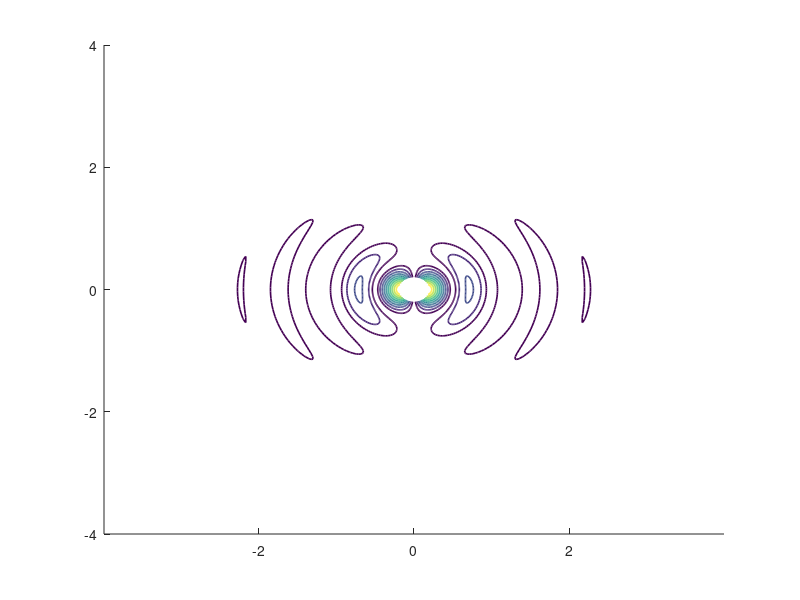

Recreate this plot in MATLAB. (Note: this script raises an error after producing the figure.)
% cemDipoleRadiatingE.m

% ELECTRIC DIPOLE RADIATION
%   GENERATION OF ELECTROMAGNETIC WAVES

% Ian Cooper
% email: matlabvisualphysics@gmail.com
% 220815 / Matlab version R2021b

% DOING PHYSICS WITH MATLAB 
%    https://d-arora.github.io/Doing-Physics-With-Matlab/
% Notes
%    https://d-arora.github.io/Doing-Physics-With-Matlab/mpDocs/cemEDR.htm
% SCRIPTS
%    https://github.com/D-Arora/Doing-Physics-With-Matlab/tree/master/mpScripts
%    




close all
clc
clear

% Speed of light
 c = 2.99792458e8;

% Time t0
  t0 = 0e-9;

% wavelength wL / propagation constant k /
% freq f / period / ang freq  w / w*t
  wL =  1;
  k = 2*pi/wL;
  f = c/wL;
  T = 1/f;
  w = 2*pi*f;
  wt = w*t0;

% Grid
% polar angle p P  (elevation)  cos(theta) = sin(p) sin(theta) = cos(p) 
% radial displacement r R
  N = 195;
  phi = pi/2;         % Azimuthal angle
  r1 = 0.2; r2 = 4;   % Radial displacement limits
  th = linspace(-pi,pi,N);    % polar angle theta
  r  = linspace(r1,r2,N);
    [R, TH] = meshgrid(r,th);
    Y = R.*sin(TH);
    Z = R.*cos(TH);
    
% Setup

  wt = w*t0;
  kR = k.*R;

% Electric field Polar component & Cartesian compoents
  Ep = -(sin(TH)./R) .* sin(kR - wt);
  Ex = cos(phi).*cos(TH).*Ep;
  Ey = sin(phi).*cos(TH).*Ep;
  Ez = -sin(TH).*Ep;
  E = sqrt(Ey.^2 + Ez.^2);

% Magnetic field
  theta = pi/2;
  phi = linspace(0,2*pi,N);
  [R, PHI] = meshgrid(r,phi);

  Bx = sin(PHI) .* sin(theta)./R.^2 .* (sin(kR - wt) - kR.*cos(kR - wt));
  By = cos(PHI) .* sin(theta)./R.^2 .* (sin(kR - wt) - kR.*cos(kR - wt));
  B = sin(theta)./R.^2 .* (sin(kR - wt) - kR.*cos(kR - wt));
  xx = R.* sin(PHI);
  yy = R.*cos(PHI);

% GRAPHICS  ========================================================
figure(1)
    set(gcf,'Units','normalized');
    set(gcf,'Position',[0.1 0.1 0.25,0.35])
hold on
    contour(Y,Z,E,10,'linewidth',1.2)  
   % contourf(Y,Z,E.^0.2,12,'linewidth',1.2)
   % surf(Y,Z,E.^0.2)
     
    shading interp
    colormap("parula")
    hbar = colorbar;
    set(hbar,'Ticks', [ ])

    hold on
    

%         a = 1:12:N; b = 1:12:N;
%         [A,B] = meshgrid(a,b);
%     for ny = 1:length(a)
%     for nz = 1: length(a)    
%         yD = Y(a(ny),b(nz)); zD = Z(a(ny),b(nz)) ;
%         if abs(yD) > 0.5 && abs(zD) > 0.5
%         ED = E(a(ny),b(nz));
%         EDy = Ey(a(ny),b(nz));
%         EDz = Ez(a(ny),b(nz));
%         Dangle = atan2(EDz,EDy);
%         zT = yD+1i*zD; 
%         DrawArrow(zT,0.3,Dangle,0.15,0.1,2,[0 0 1])
%         end
%     end
%     end
%        DrawArrow(-0.5i,1,pi/2,0.20,0.2,4,[1 0 0])

    axis square
    xticks(-4:1:4); yticks(-4:1:4)
    xlim([-4 4])
    box on
    xlabel('y  [ m ]');  ylabel('z  [ m ]')
     title('Electric Field E')
    set(gca,'FontSize',12)

% 22222222222222222222222222222222222222222222222222222222222222222222
figure(2)
     set(gcf,'Units','normalized');
     set(gcf,'Position',[0.36 0.1 0.25,0.30])

    pcolor(xx,yy,B)
    shading interp
     colormap("parula")
    hbar = colorbar;
    set(hbar,'Ticks', [ ])
    xticks(-4:1:4); yticks(-4:1:4)
    xlim([-4 4])
    box on
    xlabel('x  [ m ]');  ylabel('y  [ m ]')
    title('Magnetic Field B')
    set(gca,'FontSize',12)
    axis square

%%  3333333333333333333333333333333333333333333333333333333333333333333
figure(3)
     set(gcf,'Units','normalized');
     set(gcf,'Position',[0.63 0.1 0.20,0.50])

     subplot(2,1,1)
     xP = [0 2]; yP = [0 2.5];
     plot(xP,yP,'k','linewidth',1)
     hold on
     zT = 2+2.5i; zTmag = 1.3; zTA = atan2(2.5,2);
     HL = 0.2; HW = 0.2; LW = 2; col = [1 0 0];
     DrawArrow(zT, zTmag, zTA, HL, HW, LW, col)  % S

     zT = 2+2.5i; zTmag = 1.3; zTA = pi/2+atan2(2.5,2);
     HL = 0.2; HW = 0.2; LW = 2; col = [0 0 1];
     DrawArrow(zT, zTmag, zTA, HL, HW, LW, col)  % B

     plot(2,2.5,'kx','markersize',20,'LineWidth',4);
    
     text(2.4,2.4,'E','FontWeight','bold','FontSize',14)
     text(0.4,3.4,'B','FontWeight','bold','FontSize',14,'Color','b')
     text(3.0,3.52,'S','FontWeight','bold','FontSize',14,'Color','r')
     xlim([-1 4]); ylim([-1 4])
     xticks(-1:1:4); yticks(-1:1:4)
     xlabel('y');  ylabel('z')
     set(gca,'FontSize',12)
     grid on, box on
     axis square

 subplot(2,1,2)
     A = linspace(0,2*pi,199);
     xP = cos(A); yP = sin(A);
     plot(xP,yP,'k','linewidth',1)
     hold on
     xP = [0 1]; yP = [0 0];
     plot(xP,yP,'k','linewidth',1)
     zT = 1+0i; zTmag = 1; zTA = 0; HL = 0.2; HW = 0.2; LW = 2; col = [1 0 0];
     DrawArrow(zT, zTmag, zTA, HL, HW, LW, col)  % S
     zT = 1+0i; zTmag = 1; zTA = pi/2; HL = 0.2; HW = 0.2; LW = 2; col = [0 0 1];
     DrawArrow(zT, zTmag, zTA, HL, HW, LW, col)  % S
     plot(1, 0,'kx','markersize',20,'LineWidth',4);
      plot(0,0,'mo','markersize',7,'LineWidth',4);
     text(1,-0.6,'E','FontWeight','bold','FontSize',14)
     text(0.9,1.3,'B','FontWeight','bold','FontSize',14,'Color','b')
     text(1.5,0.5,'S','FontWeight','bold','FontSize',14,'Color','r')
       xlim([-2 2]); ylim([-2 2])
       xticks(-2:1:2); yticks(-2:1:2)
     xlabel('x');  ylabel('y')
     set(gca,'FontSize',12)
     grid on, box on
     axis square
